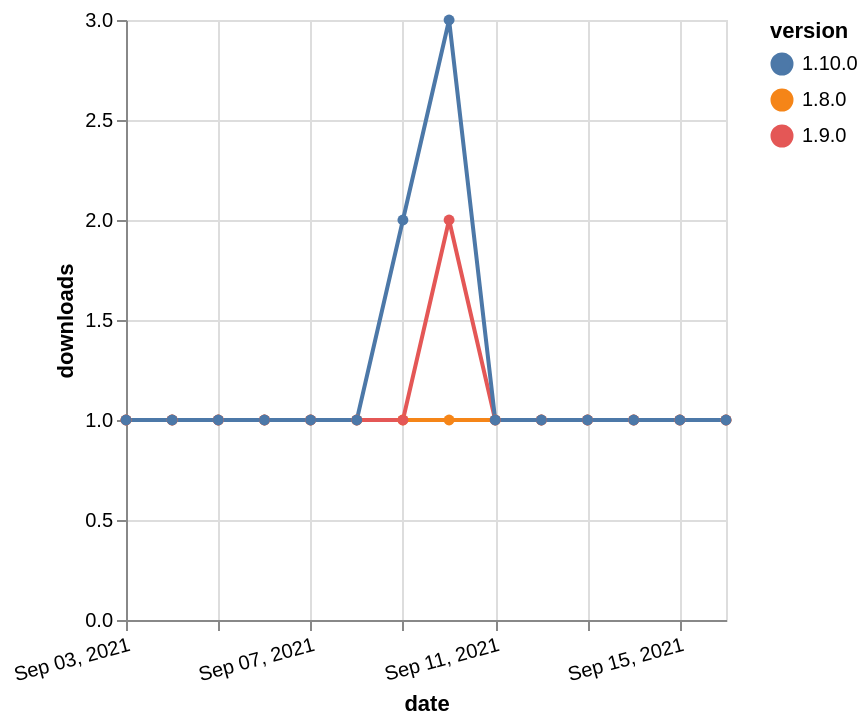

Write a Vega-Lite specification for this figure.
### Vega-Lite specification from a JSON file in a GitHub repository (floating-point values rounded to 4 significant figures)
{"$schema": "https://vega.github.io/schema/vega-lite/v5.json", "description": "A simple bar chart with embedded data.", "data": {"values": [{"date": "2021-09-03", "total": 215, "delta": 1, "version": "1.8.0"}, {"date": "2021-09-04", "total": 216, "delta": 1, "version": "1.8.0"}, {"date": "2021-09-05", "total": 217, "delta": 1, "version": "1.8.0"}, {"date": "2021-09-06", "total": 218, "delta": 1, "version": "1.8.0"}, {"date": "2021-09-07", "total": 219, "delta": 1, "version": "1.8.0"}, {"date": "2021-09-08", "total": 220, "delta": 1, "version": "1.8.0"}, {"date": "2021-09-09", "total": 221, "delta": 1, "version": "1.8.0"}, {"date": "2021-09-10", "total": 222, "delta": 1, "version": "1.8.0"}, {"date": "2021-09-11", "total": 223, "delta": 1, "version": "1.8.0"}, {"date": "2021-09-12", "total": 224, "delta": 1, "version": "1.8.0"}, {"date": "2021-09-13", "total": 225, "delta": 1, "version": "1.8.0"}, {"date": "2021-09-14", "total": 226, "delta": 1, "version": "1.8.0"}, {"date": "2021-09-15", "total": 227, "delta": 1, "version": "1.8.0"}, {"date": "2021-09-16", "total": 228, "delta": 1, "version": "1.8.0"}, {"date": "2021-09-03", "total": 168, "delta": 1, "version": "1.9.0"}, {"date": "2021-09-04", "total": 169, "delta": 1, "version": "1.9.0"}, {"date": "2021-09-05", "total": 170, "delta": 1, "version": "1.9.0"}, {"date": "2021-09-06", "total": 171, "delta": 1, "version": "1.9.0"}, {"date": "2021-09-07", "total": 172, "delta": 1, "version": "1.9.0"}, {"date": "2021-09-08", "total": 173, "delta": 1, "version": "1.9.0"}, {"date": "2021-09-09", "total": 174, "delta": 1, "version": "1.9.0"}, {"date": "2021-09-10", "total": 176, "delta": 2, "version": "1.9.0"}, {"date": "2021-09-11", "total": 177, "delta": 1, "version": "1.9.0"}, {"date": "2021-09-12", "total": 178, "delta": 1, "version": "1.9.0"}, {"date": "2021-09-13", "total": 179, "delta": 1, "version": "1.9.0"}, {"date": "2021-09-14", "total": 180, "delta": 1, "version": "1.9.0"}, {"date": "2021-09-15", "total": 181, "delta": 1, "version": "1.9.0"}, {"date": "2021-09-16", "total": 182, "delta": 1, "version": "1.9.0"}, {"date": "2021-09-03", "total": 289, "delta": 1, "version": "1.10.0"}, {"date": "2021-09-04", "total": 290, "delta": 1, "version": "1.10.0"}, {"date": "2021-09-05", "total": 291, "delta": 1, "version": "1.10.0"}, {"date": "2021-09-06", "total": 292, "delta": 1, "version": "1.10.0"}, {"date": "2021-09-07", "total": 293, "delta": 1, "version": "1.10.0"}, {"date": "2021-09-08", "total": 294, "delta": 1, "version": "1.10.0"}, {"date": "2021-09-09", "total": 296, "delta": 2, "version": "1.10.0"}, {"date": "2021-09-10", "total": 299, "delta": 3, "version": "1.10.0"}, {"date": "2021-09-11", "total": 300, "delta": 1, "version": "1.10.0"}, {"date": "2021-09-12", "total": 301, "delta": 1, "version": "1.10.0"}, {"date": "2021-09-13", "total": 302, "delta": 1, "version": "1.10.0"}, {"date": "2021-09-14", "total": 303, "delta": 1, "version": "1.10.0"}, {"date": "2021-09-15", "total": 304, "delta": 1, "version": "1.10.0"}, {"date": "2021-09-16", "total": 305, "delta": 1, "version": "1.10.0"}]}, "width": "container", "mark": {"type": "line", "point": {"filled": true}}, "encoding": {"x": {"field": "date", "type": "temporal", "timeUnit": "yearmonthdate", "title": "date", "axis": {"labelAngle": -15}}, "y": {"field": "delta", "type": "quantitative", "title": "downloads"}, "color": {"field": "version", "type": "nominal"}, "tooltip": {"field": "delta"}}}
